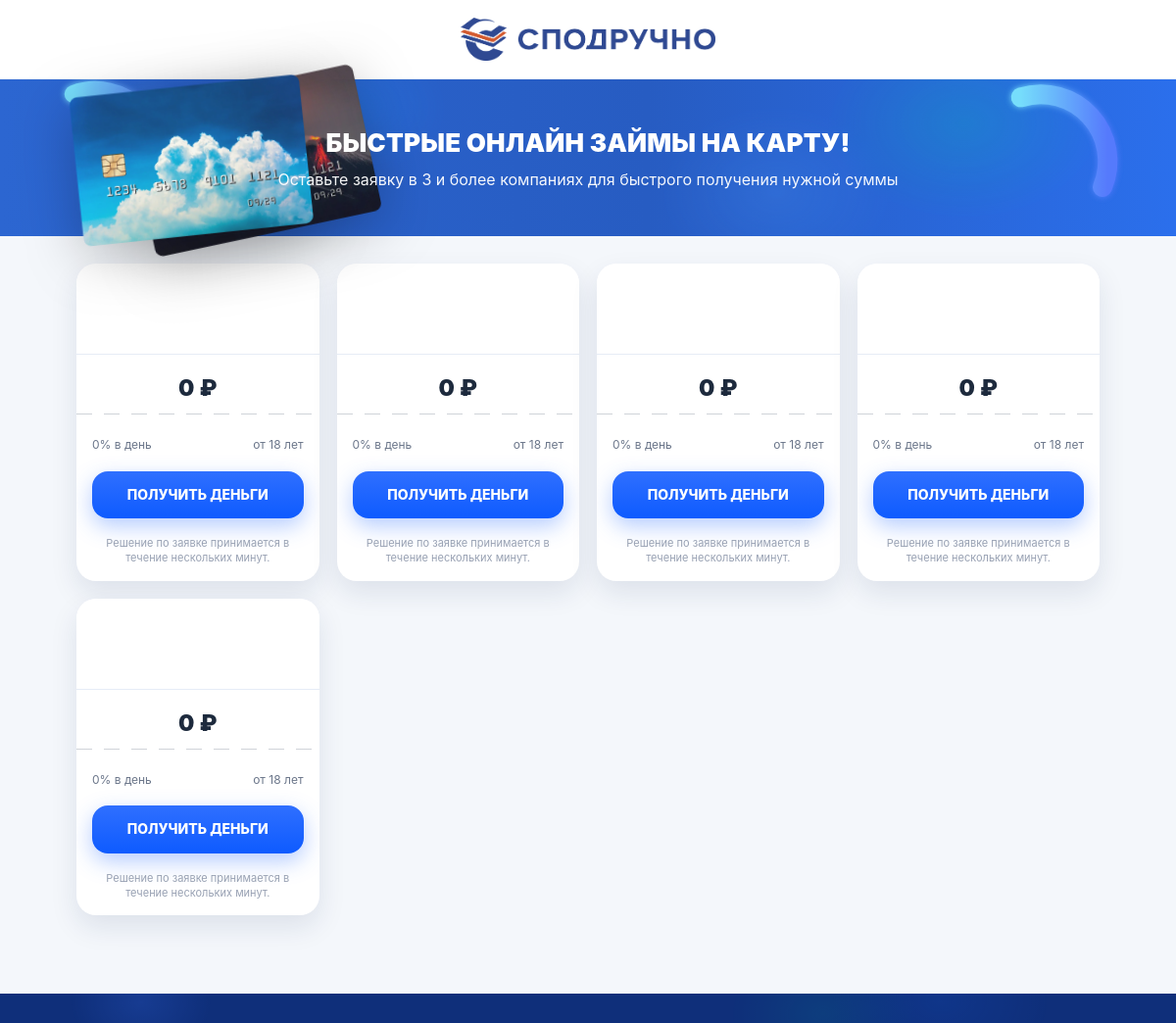
The page / on the database its author committed.
### cards/models.py (models this page shows, shortened)
class Card(models.Model):
    showcase = models.ForeignKey(
        Showcase, on_delete=models.CASCADE, related_name="cards",
        null=True, blank=True
    )
    title = models.CharField(max_length=255)
    price = models.PositiveIntegerField(default=0)
    rate_line = models.CharField(max_length=255, default="0% в день", blank=True)
    age_line = models.CharField(max_length=255, default="от 18 лет", blank=True)
    btn_text = models.CharField(max_length=100, default="ПОЛУЧИТЬ ДЕНЬГИ", blank=True)
    btn_url = models.URLField(blank=True, null=True)
    fine_print = models.CharField(max_length=255, default="Решение по заявке принимается в течение нескольких минут.", blank=True)
    logo = models.ImageField(upload_to="logos/", blank=True, null=True)
    order_index = models.IntegerField(default=0)
    active = models.BooleanField(default=True)
    created_at = models.DateTimeField(auto_now_add=True)
    class Meta:
        ordering = ["order_index","id"]

### cards/views.py (the view)
# urls.py: path("", views.index, name="index"),
def index(request):
    cards = Card.objects.filter(active=True).order_by("order_index", "id")
    return render(request, "index.html", {"cards": cards})

### cards/templates/index.html (shortened to what this page needs)
{% load static %}
<!doctype html>
<html lang="ru">
<head>
  <link rel="stylesheet" href="{% static 'style.css' %}?v=17">
</head>
<body>
<header class="site-header">
  <a class="brand" href="/"><img class="brand-img" src="/static/img/logo.png" alt="СПОДРУЧНО"></a>
</header>
<section class="hero">
  <div class="hero-strip">
    <div class="hero-cards">
      <img class="hero-card-1" src="{% static 'img/hero-money.png' %}" alt="" aria-hidden="true">
    </div>
    <img class="hero-art hero-card"  src="{% static 'img/hero-card.jpg' %}"  alt=""   aria-hidden="true">
    <div class="hero-copy">
      <h1>БЫСТРЫЕ ОНЛАЙН ЗАЙМЫ НА КАРТУ!</h1>
      <p>Оставьте заявку в 3 и более компаниях для быстрого получения нужной суммы</p>
    </div>
  </div>
</section>
<main class="wrap">
  <section class="grid">
    {% for c in cards %}
      <article class="card">
        <div class="card-top">
          <div class="card-logo">
          </div>
        </div>
        <div class="card-price">{{ c.price }} ₽</div>
        <div class="card-lines">
          <span>{{ c.rate_line|default:'0% в день' }}</span>
          <span>{{ c.age_line|default:'от 18 лет' }}</span>
        </div>
        <a class="btn" href="" data-href="{{ c.btn_url|default:'#' }}"{% if c.btn_url %} target="_blank" rel="noopener"{% endif %}>ПОЛУЧИТЬ ДЕНЬГИ</a>
        <div class="fine-print">{{ c.fine_print|default:'Решение по заявке принимается в течение нескольких минут.' }}</div>
      </article>
    {% endfor %}
  </section>
</main>
<footer class="footer-band">
  <div class="inner">
  </div>
</footer>
</body>
</html>

### rows shown on the page
Card: price "0", rate_line "0% в день", age_line "от 18 лет", fine_print "Решение по заявке принимается в течение нескольких минут."
Card: price "0", rate_line "0% в день", age_line "от 18 лет", fine_print "Решение по заявке принимается в течение нескольких минут."
Card: price "0", rate_line "0% в день", age_line "от 18 лет", fine_print "Решение по заявке принимается в течение нескольких минут."
Card: price "0", rate_line "0% в день", age_line "от 18 лет", fine_print "Решение по заявке принимается в течение нескольких минут."
Card: price "0", rate_line "0% в день", age_line "от 18 лет", fine_print "Решение по заявке принимается в течение нескольких минут."
